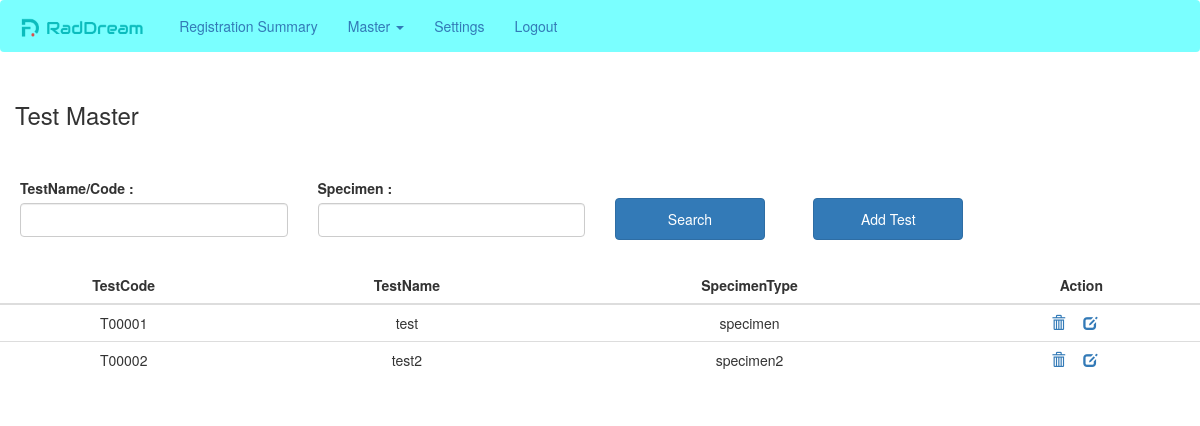
/testmaster, run on the app's committed database.
### hospitalapp/models.py (models this page shows, shortened)
class Test_db(models.Model):
    Testcode=models.CharField(max_length=10,primary_key=True)
    TestName=models.CharField(max_length=20)
    speicmentype=models.CharField(max_length=20)

### hospitalapp/views.py (the view, shortened to what this page needs)
# urls.py: path('testmaster',views.testmaster_page,name='testmaster'),
def testmaster_page(request):
    obj=Test_db.objects.all()
    return render(request,'testmaster.html',{'keys':obj})

### hospitalapp/templates/testmaster.html (shortened to what this page needs)
{% extends 'base.html' %}
{% block content %}
<div class="row">
    <div class='col-md-3'>
        <h3>Test Master</h3>
    </div>
</div>
<div class="container">
    <div class="row">
        <form action="" method='post'>
        <div class="col-md-3">
            <div class="form-group">
                <label for="from">TestName/Code : </label>
                <input type="text" class="form-control" id="from" name='code'>
            </div>
        </div>
        <div class="col-md-3">
            <div class="form-group">
                <label for="to">Specimen : </label>
                <input type="text" class="form-control" id="to" name='specimen'>
            </div>
        </div>
        <div class="col-md-2">
            <br>
            <input type='submit' class='btn btn-primary addpatient-btn' value='Search'>
        </div>
        <div class="col-md-2">
            <br>
            <a href="{% url 'addtest' %}"><button class='btn btn-primary addpatient-btn'>Add
                Test</button></a>
        </div>
        </form>
    </div>
</div>
</div>
<div class="row">
    <div class="table-responsive">
        <table class="table">
            <thead>
                <tr>
                    <th>TestCode</th>
                    <th>TestName</th>
                    <th>SpecimenType</th>
                    <th>Action</th>
                </tr>
            </thead>
            <tbody>
                {% for detail in keys %}
                <tr>
                    <td>{{detail.Testcode}}</td>
                    <td>{{detail.TestName}}</td>
                    <td>{{detail.speicmentype}}</td>
                    <td>
                        <a href="{% url 'deletetest' tid=detail.Testcode %}"><span
                                class="glyphicon glyphicon-trash">&nbsp;</span></a>
                        <a href="{% url 'edittest' tid=detail.Testcode %}"><span
                                class="glyphicon glyphicon-edit">&nbsp;</span></a>
                    </td>
                </tr>
                {% endfor %}
            </tbody>
        </table>
    </div>
</div>
{% endblock%}

### hospitalapp/static/css/customstyle.css (style rules this page uses)
body { padding:0px; margin:0px; }
.row { margin-top: 10px; }
.container { padding: 5px; margin-top: 25px; }
.addpatient-btn { padding: 10px; width: 150px; }
table,th,td { text-align: center; }

### data on the page
Test_db: Testcode "T00001", TestName "test", speicmentype "specimen"
Test_db: Testcode "T00002", TestName "test2", speicmentype "specimen2"
